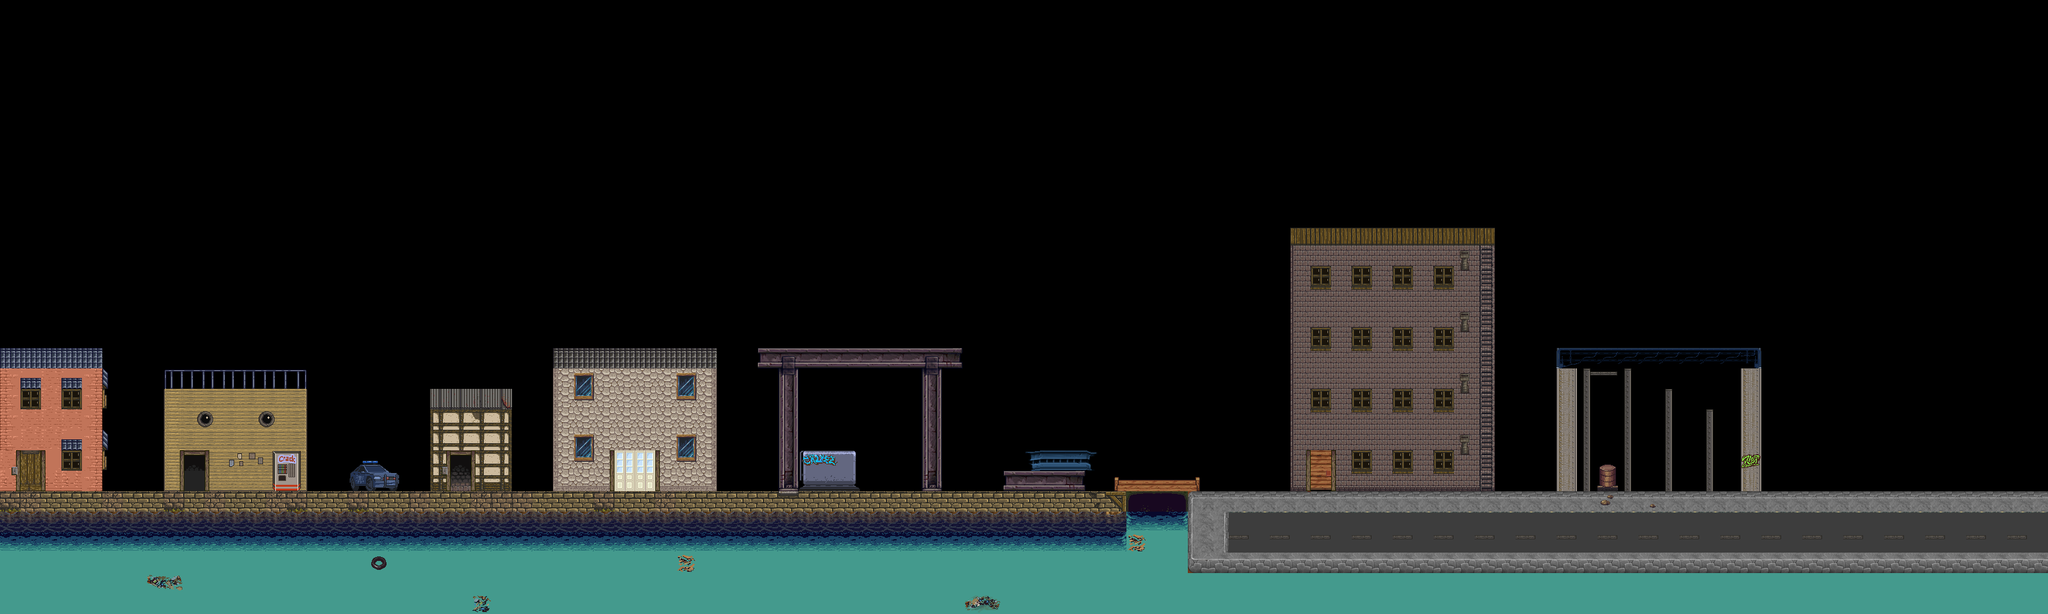

A 2D game scene composited from a Tiled map and its tileset images. What follows is a short description and the map's XML, with each tile layer's data collapsed to a summary:
An orthogonal 100x30 tile map with 32x32 px tiles, 2 tile layers (set, set 2), 5 tilesets and 80 objects (33x enemy, 28x blockers, 17x reverse, player, exit).

<map version="1.0" orientation="orthogonal" width="100" height="30" tilewidth="32" tileheight="32">
 <properties>
  <property name="background" value="new york.png" />
  <property name="type" value="exit" />
 </properties>
 <tileset firstgid="1" name="open rpg" tilewidth="32" tileheight="32">
  <image source="../images/tilesets/open rpg.php.png" width="960" height="960" />
 </tileset>
 <tileset firstgid="901" name="open rpg2" tilewidth="32" tileheight="32">
  <image source="../images/tilesets/open rpg2.png" width="960" height="960" />
 </tileset>
 <tileset firstgid="1801" name="open rpg3" tilewidth="32" tileheight="32">
  <image source="../images/tilesets/open rpg3.png" width="960" height="960" />
 </tileset>
 <tileset firstgid="2701" name="atlas open2." tilewidth="32" tileheight="32">
  <image source="../images/tilesets/atlas open2..PNG" width="1024" height="1024" />
 </tileset>
 <tileset firstgid="3725" name="atlas open" tilewidth="32" tileheight="32">
  <image source="../images/tilesets/atlas open.PNG" width="1024" height="1024" />
 </tileset>
 <layer name="set" width="100" height="30">
  <data>[3000 cells, 1428 non-empty, 144 distinct tile ids]</data>
 </layer>
 <objectgroup name="triggers" width="100" height="30" visible="0">
  <object name="blockers" x="0" y="768" width="1728" height="32">
   <properties>
    <property name="blockers" value="tlbr" />
   </properties>
  </object>
  <object name="player" x="160" y="160" width="32" height="32">
   <properties>
    <property name="player" value="" />
   </properties>
  </object>
  <object name="blockers" x="-32" y="544" width="192" height="32">
   <properties>
    <property name="blockers" value="t" />
   </properties>
  </object>
  <object name="blockers" x="256" y="608" width="224" height="32">
   <properties>
    <property name="blockers" value="t" />
   </properties>
  </object>
  <object name="blockers" x="864" y="544" width="256" height="32">
   <properties>
    <property name="blockers" value="t" />
   </properties>
  </object>
  <object name="blockers" x="672" y="608" width="128" height="32">
   <properties>
    <property name="blockers" value="t" />
   </properties>
  </object>
  <object name="blockers" x="544" y="736" width="64" height="32">
   <properties>
    <property name="blockers" value="t" />
   </properties>
  </object>
  <object name="blockers" x="1184" y="544" width="320" height="32">
   <properties>
    <property name="blockers" value="t" />
   </properties>
  </object>
  <object name="blockers" x="1248" y="704" width="96" height="64">
   <properties>
    <property name="blockers" value="tlbr" />
   </properties>
  </object>
  <object name="blockers" x="1600" y="704" width="96" height="32">
   <properties>
    <property name="blockers" value="t" />
   </properties>
  </object>
  <object name="blockers" x="1568" y="736" width="128" height="32">
   <properties>
    <property name="blockers" value="t" />
   </properties>
  </object>
  <object name="blockers" x="1728" y="768" width="160" height="32">
   <properties>
    <property name="blockers" value="tlbr" />
   </properties>
  </object>
  <object name="blockers" x="1888" y="768" width="1312" height="32">
   <properties>
    <property name="blockers" value="tlbr" />
   </properties>
  </object>
  <object name="blockers" x="2304" y="704" width="32" height="32">
   <properties>
    <property name="blockers" value="t" />
   </properties>
  </object>
  <object name="blockers" x="2304" y="672" width="32" height="32">
   <properties>
    <property name="blockers" value="t" />
   </properties>
  </object>
  <object name="blockers" x="2304" y="640" width="32" height="32">
   <properties>
    <property name="blockers" value="t" />
   </properties>
  </object>
  <object name="blockers" x="2304" y="608" width="32" height="32">
   <properties>
    <property name="blockers" value="t" />
   </properties>
  </object>
  <object name="blockers" x="2304" y="576" width="32" height="32">
   <properties>
    <property name="blockers" value="t" />
   </properties>
  </object>
  <object name="blockers" x="2304" y="544" width="32" height="32">
   <properties>
    <property name="blockers" value="t" />
   </properties>
  </object>
  <object name="blockers" x="2304" y="512" width="32" height="32">
   <properties>
    <property name="blockers" value="t" />
   </properties>
  </object>
  <object name="blockers" x="2304" y="480" width="32" height="32">
   <properties>
    <property name="blockers" value="t" />
   </properties>
  </object>
  <object name="blockers" x="2304" y="448" width="32" height="32">
   <properties>
    <property name="blockers" value="t" />
   </properties>
  </object>
  <object name="blockers" x="2304" y="416" width="32" height="32">
   <properties>
    <property name="blockers" value="t" />
   </properties>
  </object>
  <object name="blockers" x="2304" y="384" width="32" height="32">
   <properties>
    <property name="blockers" value="t" />
   </properties>
  </object>
  <object name="blockers" x="2016" y="352" width="320" height="32">
   <properties>
    <property name="blockers" value="t" />
   </properties>
  </object>
  <object name="blockers" x="2432" y="576" width="128" height="32">
   <properties>
    <property name="blockers" value="t" />
   </properties>
  </object>
  <object name="blockers" x="2592" y="608" width="32" height="32">
   <properties>
    <property name="blockers" value="t" />
   </properties>
  </object>
  <object name="blockers" x="2656" y="640" width="32" height="32">
   <properties>
    <property name="blockers" value="t" />
   </properties>
  </object>
  <object name="blockers" x="2432" y="544" width="320" height="32">
   <properties>
    <property name="blockers" value="t" />
   </properties>
  </object>
  <object name="enemy" x="288" y="544" width="32" height="32">
   <properties>
    <property name="enemy" value="Knight" />
   </properties>
  </object>
  <object name="enemy" x="352" y="544" width="32" height="32">
   <properties>
    <property name="enemy" value="Knight" />
   </properties>
  </object>
  <object name="enemy" x="416" y="544" width="32" height="32">
   <properties>
    <property name="enemy" value="Knight" />
   </properties>
  </object>
  <object name="reverse" x="224" y="544" width="32" height="32">
   <properties>
    <property name="reverse" value="" />
   </properties>
  </object>
  <object name="reverse" x="480" y="544" width="32" height="32">
   <properties>
    <property name="reverse" value="" />
   </properties>
  </object>
  <object name="enemy" x="928" y="704" width="32" height="32">
   <properties>
    <property name="enemy" value="Knight" />
   </properties>
  </object>
  <object name="enemy" x="1056" y="704" width="32" height="32">
   <properties>
    <property name="enemy" value="Knight" />
   </properties>
  </object>
  <object name="enemy" x="832" y="704" width="32" height="32">
   <properties>
    <property name="enemy" value="Knight" />
   </properties>
  </object>
  <object name="reverse" x="32" y="704" width="32" height="32">
   <properties>
    <property name="reverse" value="" />
   </properties>
  </object>
  <object name="enemy" x="480" y="704" width="32" height="32">
   <properties>
    <property name="enemy" value="Knight" />
   </properties>
  </object>
  <object name="enemy" x="416" y="704" width="32" height="32">
   <properties>
    <property name="enemy" value="Knight" />
   </properties>
  </object>
  <object name="enemy" x="352" y="704" width="32" height="32">
   <properties>
    <property name="enemy" value="Knight" />
   </properties>
  </object>
  </objectgroup>
 <layer name="set 2" width="100" height="30">
  <data>[3000 cells, 339 non-empty, 78 distinct tile ids]</data>
 </layer>
</map>
<!-- 39 of 80 objects omitted -->
